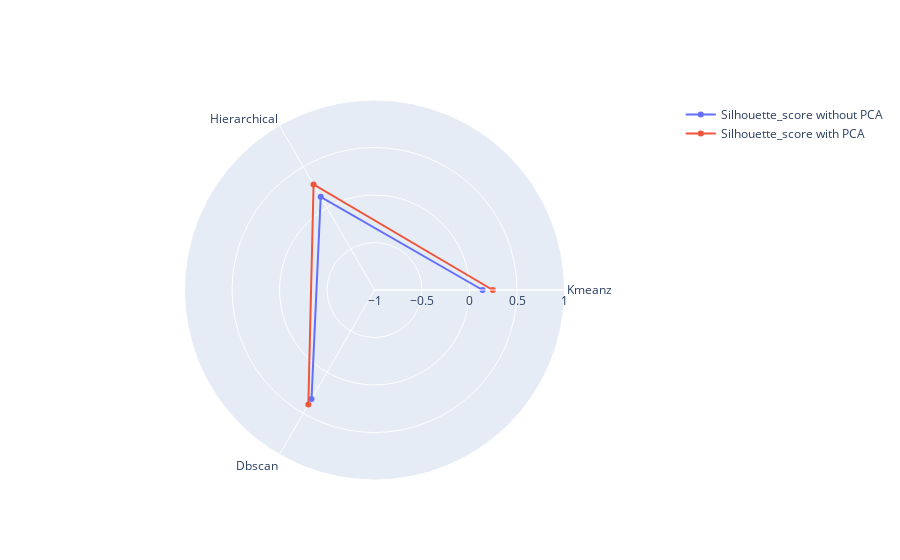

Source (notebook cell):
### Code cell
import plotly.graph_objects as go

categories = ['Kmeanz', 'Hierarchical', 'Dbscan']

fig = go.Figure()

fig.add_trace(go.Scatterpolar(
      r= [0.1381122536149182, 0.1323208311303974, 0.32607175048686315],
      theta=categories,
      name='Silhouette_score without PCA'
))

fig.add_trace(go.Scatterpolar(
      r= [0.24539939241003278, 0.28269049365225507, 0.39278890375265346],
      theta=categories,
      name='Silhouette_score with PCA'
))


fig.update_layout(
  polar=dict(
    radialaxis=dict(
      visible=True,
      range=[-1, 1]
    )),
  showlegend=True
)

fig.show()

### Figure 1 — Plotly figure (JSON) as saved in the notebook; plotly's stock layout.template omitted (floating-point values rounded to 4 significant figures)
{"data": [{"name": "Silhouette_score without PCA", "r": [0.1381, 0.1323, 0.3261], "theta": ["Kmeanz", "Hierarchical", "Dbscan"], "type": "scatterpolar"}, {"name": "Silhouette_score with PCA", "r": [0.2454, 0.2827, 0.3928], "theta": ["Kmeanz", "Hierarchical", "Dbscan"], "type": "scatterpolar"}], "layout": {"polar": {"radialaxis": {"range": [-1, 1], "visible": true}}, "showlegend": true}}
